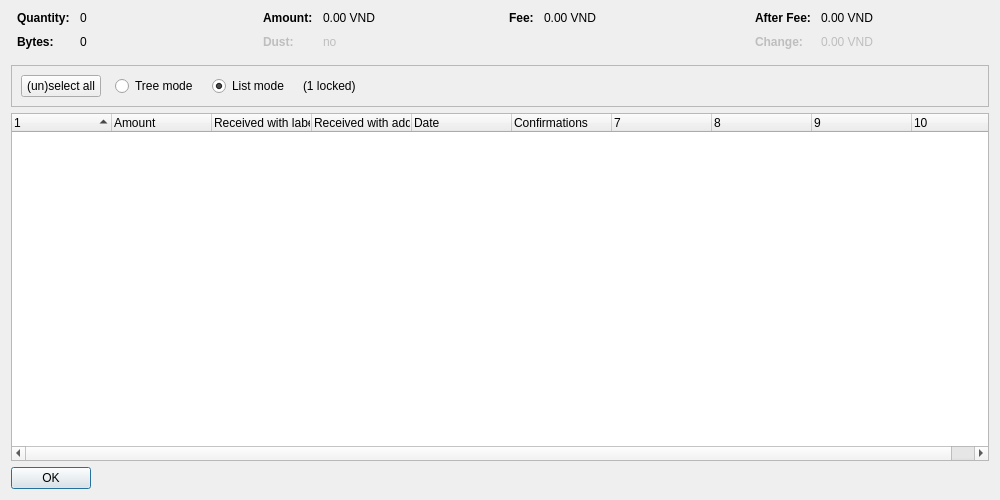
<?xml version="1.0" encoding="UTF-8"?>
<ui version="4.0">
 <class>CoinControlDialog</class>
 <widget class="QDialog" name="CoinControlDialog">
  <property name="geometry">
   <rect>
    <x>0</x>
    <y>0</y>
    <width>1000</width>
    <height>500</height>
   </rect>
  </property>
  <property name="windowTitle">
   <string>Coin Selection</string>
  </property>
  <layout class="QVBoxLayout" name="verticalLayout">
   <item>
    <layout class="QHBoxLayout" name="horizontalLayoutTop" stretch="0,0,0,0">
     <property name="topMargin">
      <number>0</number>
     </property>
     <property name="bottomMargin">
      <number>10</number>
     </property>
     <item>
      <layout class="QFormLayout" name="formLayoutCoinControl1">
       <property name="horizontalSpacing">
        <number>10</number>
       </property>
       <property name="verticalSpacing">
        <number>10</number>
       </property>
       <property name="leftMargin">
        <number>6</number>
       </property>
       <property name="rightMargin">
        <number>6</number>
       </property>
       <item row="0" column="0">
        <widget class="QLabel" name="labelCoinControlQuantityText">
         <property name="font">
          <font>
           <weight>75</weight>
           <bold>true</bold>
          </font>
         </property>
         <property name="text">
          <string>Quantity:</string>
         </property>
        </widget>
       </item>
       <item row="0" column="1">
        <widget class="QLabel" name="labelCoinControlQuantity">
         <property name="cursor">
          <cursorShape>IBeamCursor</cursorShape>
         </property>
         <property name="contextMenuPolicy">
          <enum>Qt::ActionsContextMenu</enum>
         </property>
         <property name="text">
          <string notr="true">0</string>
         </property>
         <property name="textInteractionFlags">
          <set>Qt::LinksAccessibleByMouse|Qt::TextSelectableByKeyboard|Qt::TextSelectableByMouse</set>
         </property>
        </widget>
       </item>
       <item row="1" column="0">
        <widget class="QLabel" name="labelCoinControlBytesText">
         <property name="font">
          <font>
           <weight>75</weight>
           <bold>true</bold>
          </font>
         </property>
         <property name="text">
          <string>Bytes:</string>
         </property>
        </widget>
       </item>
       <item row="1" column="1">
        <widget class="QLabel" name="labelCoinControlBytes">
         <property name="cursor">
          <cursorShape>IBeamCursor</cursorShape>
         </property>
         <property name="contextMenuPolicy">
          <enum>Qt::ActionsContextMenu</enum>
         </property>
         <property name="text">
          <string notr="true">0</string>
         </property>
         <property name="textInteractionFlags">
          <set>Qt::LinksAccessibleByMouse|Qt::TextSelectableByKeyboard|Qt::TextSelectableByMouse</set>
         </property>
        </widget>
       </item>
      </layout>
     </item>
     <item>
      <layout class="QFormLayout" name="formLayoutCoinControl2">
       <property name="horizontalSpacing">
        <number>10</number>
       </property>
       <property name="verticalSpacing">
        <number>10</number>
       </property>
       <property name="leftMargin">
        <number>6</number>
       </property>
       <property name="rightMargin">
        <number>6</number>
       </property>
       <item row="0" column="0">
        <widget class="QLabel" name="labelCoinControlAmountText">
         <property name="font">
          <font>
           <weight>75</weight>
           <bold>true</bold>
          </font>
         </property>
         <property name="text">
          <string>Amount:</string>
         </property>
        </widget>
       </item>
       <item row="0" column="1">
        <widget class="QLabel" name="labelCoinControlAmount">
         <property name="cursor">
          <cursorShape>IBeamCursor</cursorShape>
         </property>
         <property name="contextMenuPolicy">
          <enum>Qt::ActionsContextMenu</enum>
         </property>
         <property name="text">
          <string notr="true">0.00 VND</string>
         </property>
         <property name="textInteractionFlags">
          <set>Qt::LinksAccessibleByMouse|Qt::TextSelectableByKeyboard|Qt::TextSelectableByMouse</set>
         </property>
        </widget>
       </item>
       <item row="1" column="0">
        <widget class="QLabel" name="labelCoinControlLowOutputText">
         <property name="enabled">
          <bool>false</bool>
         </property>
         <property name="font">
          <font>
           <weight>75</weight>
           <bold>true</bold>
          </font>
         </property>
         <property name="text">
          <string>Dust:</string>
         </property>
        </widget>
       </item>
       <item row="1" column="1">
        <widget class="QLabel" name="labelCoinControlLowOutput">
         <property name="enabled">
          <bool>false</bool>
         </property>
         <property name="cursor">
          <cursorShape>IBeamCursor</cursorShape>
         </property>
         <property name="contextMenuPolicy">
          <enum>Qt::ActionsContextMenu</enum>
         </property>
         <property name="text">
          <string notr="true">no</string>
         </property>
         <property name="textInteractionFlags">
          <set>Qt::LinksAccessibleByMouse|Qt::TextSelectableByKeyboard|Qt::TextSelectableByMouse</set>
         </property>
        </widget>
       </item>
      </layout>
     </item>
     <item>
      <layout class="QFormLayout" name="formLayoutCoinControl3">
       <property name="horizontalSpacing">
        <number>10</number>
       </property>
       <property name="verticalSpacing">
        <number>10</number>
       </property>
       <property name="leftMargin">
        <number>6</number>
       </property>
       <property name="rightMargin">
        <number>6</number>
       </property>
       <item row="0" column="0">
        <widget class="QLabel" name="labelCoinControlFeeText">
         <property name="font">
          <font>
           <weight>75</weight>
           <bold>true</bold>
          </font>
         </property>
         <property name="text">
          <string>Fee:</string>
         </property>
        </widget>
       </item>
       <item row="0" column="1">
        <widget class="QLabel" name="labelCoinControlFee">
         <property name="cursor">
          <cursorShape>IBeamCursor</cursorShape>
         </property>
         <property name="contextMenuPolicy">
          <enum>Qt::ActionsContextMenu</enum>
         </property>
         <property name="text">
          <string notr="true">0.00 VND</string>
         </property>
         <property name="textInteractionFlags">
          <set>Qt::LinksAccessibleByMouse|Qt::TextSelectableByKeyboard|Qt::TextSelectableByMouse</set>
         </property>
        </widget>
       </item>
      </layout>
     </item>
     <item>
      <layout class="QFormLayout" name="formLayoutCoinControl4">
       <property name="horizontalSpacing">
        <number>10</number>
       </property>
       <property name="verticalSpacing">
        <number>10</number>
       </property>
       <property name="leftMargin">
        <number>6</number>
       </property>
       <property name="rightMargin">
        <number>6</number>
       </property>
       <item row="0" column="0">
        <widget class="QLabel" name="labelCoinControlAfterFeeText">
         <property name="font">
          <font>
           <weight>75</weight>
           <bold>true</bold>
          </font>
         </property>
         <property name="text">
          <string>After Fee:</string>
         </property>
        </widget>
       </item>
       <item row="0" column="1">
        <widget class="QLabel" name="labelCoinControlAfterFee">
         <property name="cursor">
          <cursorShape>IBeamCursor</cursorShape>
         </property>
         <property name="contextMenuPolicy">
          <enum>Qt::ActionsContextMenu</enum>
         </property>
         <property name="text">
          <string notr="true">0.00 VND</string>
         </property>
         <property name="textInteractionFlags">
          <set>Qt::LinksAccessibleByMouse|Qt::TextSelectableByKeyboard|Qt::TextSelectableByMouse</set>
         </property>
        </widget>
       </item>
       <item row="1" column="0">
        <widget class="QLabel" name="labelCoinControlChangeText">
         <property name="enabled">
          <bool>false</bool>
         </property>
         <property name="font">
          <font>
           <weight>75</weight>
           <bold>true</bold>
          </font>
         </property>
         <property name="text">
          <string>Change:</string>
         </property>
        </widget>
       </item>
       <item row="1" column="1">
        <widget class="QLabel" name="labelCoinControlChange">
         <property name="enabled">
          <bool>false</bool>
         </property>
         <property name="cursor">
          <cursorShape>IBeamCursor</cursorShape>
         </property>
         <property name="contextMenuPolicy">
          <enum>Qt::ActionsContextMenu</enum>
         </property>
         <property name="text">
          <string notr="true">0.00 VND</string>
         </property>
         <property name="textInteractionFlags">
          <set>Qt::LinksAccessibleByMouse|Qt::TextSelectableByKeyboard|Qt::TextSelectableByMouse</set>
         </property>
        </widget>
       </item>
      </layout>
     </item>
    </layout>
   </item>
   <item>
    <widget class="QFrame" name="frame">
     <property name="minimumSize">
      <size>
       <width>0</width>
       <height>40</height>
      </size>
     </property>
     <property name="frameShape">
      <enum>QFrame::StyledPanel</enum>
     </property>
     <property name="frameShadow">
      <enum>QFrame::Sunken</enum>
     </property>
     <layout class="QHBoxLayout" name="horizontalLayout">
      <item>
       <layout class="QHBoxLayout" name="horizontalLayoutPanel" stretch="0,0,0,0,0">
        <property name="spacing">
         <number>14</number>
        </property>
        <item>
         <widget class="QPushButton" name="pushButtonSelectAll">
          <property name="sizePolicy">
           <sizepolicy hsizetype="Maximum" vsizetype="Fixed">
            <horstretch>0</horstretch>
            <verstretch>0</verstretch>
           </sizepolicy>
          </property>
          <property name="text">
           <string>(un)select all</string>
          </property>
          <property name="autoDefault">
           <bool>false</bool>
          </property>
         </widget>
        </item>
        <item>
         <widget class="QRadioButton" name="radioTreeMode">
          <property name="sizePolicy">
           <sizepolicy hsizetype="Maximum" vsizetype="Fixed">
            <horstretch>0</horstretch>
            <verstretch>0</verstretch>
           </sizepolicy>
          </property>
          <property name="text">
           <string>Tree mode</string>
          </property>
         </widget>
        </item>
        <item>
         <widget class="QRadioButton" name="radioListMode">
          <property name="sizePolicy">
           <sizepolicy hsizetype="Maximum" vsizetype="Fixed">
            <horstretch>0</horstretch>
            <verstretch>0</verstretch>
           </sizepolicy>
          </property>
          <property name="text">
           <string>List mode</string>
          </property>
          <property name="checked">
           <bool>true</bool>
          </property>
         </widget>
        </item>
        <item>
         <widget class="QLabel" name="labelLocked">
          <property name="text">
           <string notr="true">(1 locked)</string>
          </property>
         </widget>
        </item>
        <item>
         <spacer name="horizontalSpacer">
          <property name="orientation">
           <enum>Qt::Horizontal</enum>
          </property>
          <property name="sizeHint" stdset="0">
           <size>
            <width>40</width>
            <height>20</height>
           </size>
          </property>
         </spacer>
        </item>
       </layout>
      </item>
     </layout>
    </widget>
   </item>
   <item>
    <widget class="CoinControlTreeWidget" name="treeWidget">
     <property name="contextMenuPolicy">
      <enum>Qt::CustomContextMenu</enum>
     </property>
     <property name="sortingEnabled">
      <bool>false</bool>
     </property>
     <property name="columnCount">
      <number>10</number>
     </property>
     <attribute name="headerShowSortIndicator" stdset="0">
      <bool>true</bool>
     </attribute>
     <attribute name="headerStretchLastSection">
      <bool>false</bool>
     </attribute>
     <column>
      <property name="text">
       <string/>
      </property>
     </column>
     <column>
      <property name="text">
       <string>Amount</string>
      </property>
     </column>
     <column>
      <property name="text">
       <string>Received with label</string>
      </property>
     </column>
     <column>
      <property name="text">
       <string>Received with address</string>
      </property>
     </column>
     <column>
      <property name="text">
       <string>Date</string>
      </property>
     </column>
     <column>
      <property name="text">
       <string>Confirmations</string>
      </property>
      <property name="toolTip">
       <string>Confirmed</string>
      </property>
     </column>
     <column>
      <property name="text">
       <string/>
      </property>
     </column>
     <column>
      <property name="text">
       <string/>
      </property>
     </column>
     <column>
      <property name="text">
       <string/>
      </property>
     </column>
     <column>
      <property name="text">
       <string/>
      </property>
     </column>
    </widget>
   </item>
   <item>
    <widget class="QDialogButtonBox" name="buttonBox">
     <property name="sizePolicy">
      <sizepolicy hsizetype="Maximum" vsizetype="Fixed">
       <horstretch>0</horstretch>
       <verstretch>0</verstretch>
      </sizepolicy>
     </property>
     <property name="orientation">
      <enum>Qt::Horizontal</enum>
     </property>
     <property name="standardButtons">
      <set>QDialogButtonBox::Ok</set>
     </property>
    </widget>
   </item>
  </layout>
 </widget>
 <customwidgets>
  <customwidget>
   <class>CoinControlTreeWidget</class>
   <extends>QTreeWidget</extends>
   <header>qt/coincontroltreewidget.h</header>
  </customwidget>
 </customwidgets>
 <resources/>
 <connections/>
</ui>
